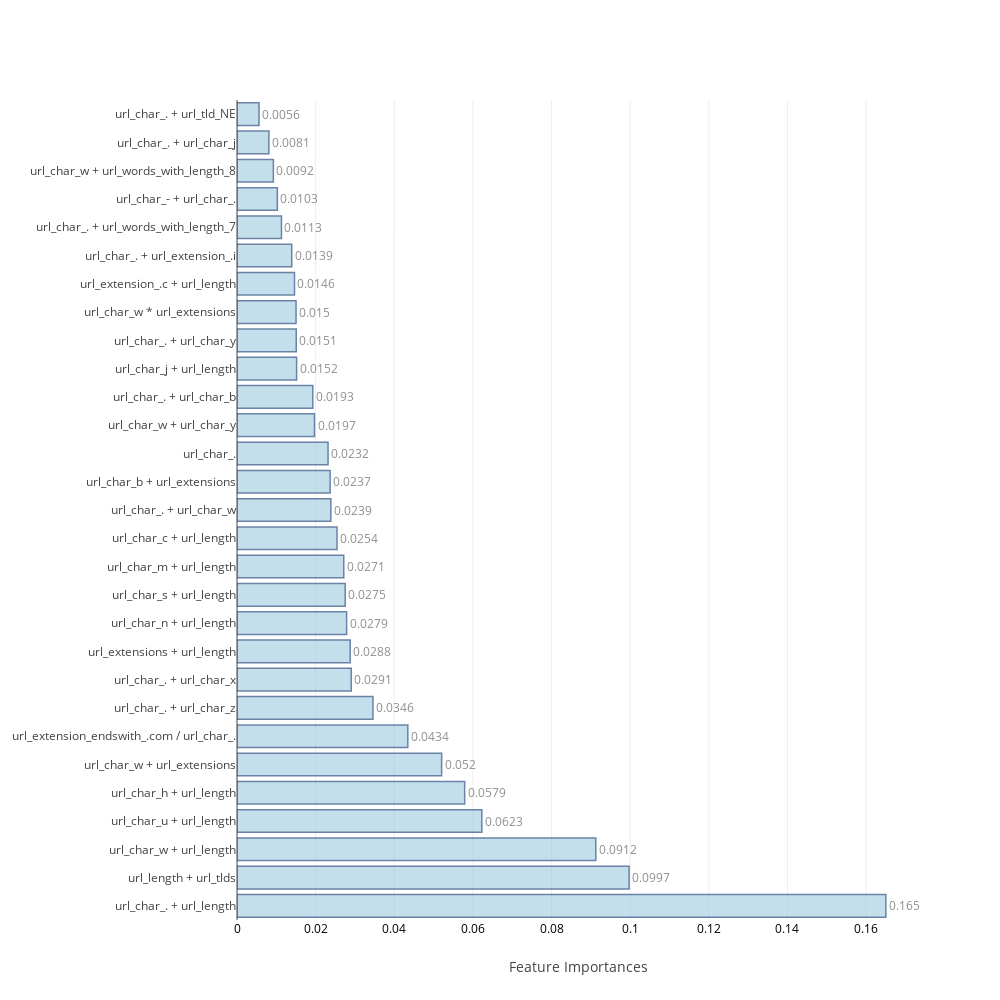

The code cell stored with this chart in its notebook:
### Code cell
feat_imp=[None]*4
j=0
for i in range(0,8):
    if i>=2 and i<=5:
        model,cm_train,cm_test,acc_train,acc_test,roc_auc,feat_imp[j]=f[i](X_train,Y_train,X_test,Y_test,feature_name)
        j=j+1
    else:
        model,cm_train,cm_test,acc_train,acc_test,roc_auc=f[i](X_train,Y_train,X_test,Y_test)
    table_80_60_train.loc[i]=   ([acc_train,cm_train.TP,cm_train.TN,cm_train.FP,cm_train.FN,cm_train.FPR,cm_train.FNR])
    table_80_60_test.loc[i] =   ([acc_test ,cm_test.TP, cm_test.TN, cm_test.FP, cm_test.FN, cm_test.FPR, cm_test.FNR,roc_auc])
    print("\n")

### Figure 1 — Plotly figure (JSON) as saved in the notebook; plotly's stock layout.template omitted (floating-point values rounded to 4 significant figures)
{"data": [{"marker": {"color": "rgb(158,202,225)", "line": {"color": "rgb(8,48,107)", "width": 1.5}}, "opacity": 0.6, "orientation": "h", "text": [0.165, 0.0997, 0.0912, 0.0623, 0.0579, 0.052, 0.0434, 0.0346, 0.0291, 0.0288, 0.0279, 0.0275, 0.0271, 0.0254, 0.0239, 0.0237, 0.0232, 0.0197, 0.0193, 0.0152, 0.0151, 0.015, 0.0146, 0.0139, 0.0113, 0.0103, 0.0092, 0.0081, 0.0056], "textposition": "outside", "type": "bar", "uid": "4f257f3e-33ab-4b29-8b26-9ec7432dcd41", "x": [0.165, 0.09972, 0.09124, 0.06227, 0.0579, 0.05204, 0.04344, 0.03458, 0.02905, 0.02879, 0.02787, 0.02752, 0.02715, 0.02544, 0.02387, 0.02368, 0.02315, 0.01971, 0.01927, 0.01516, 0.01507, 0.01502, 0.01462, 0.01392, 0.01131, 0.01025, 0.009249, 0.008108, 0.005599], "y": ["url_char_. + url_length", "url_length + url_tlds", "url_char_w + url_length", "url_char_u + url_length", "url_char_h + url_length", "url_char_w + url_extensions", "url_extension_endswith_.com / url_char_.", "url_char_. + url_char_z", "url_char_. + url_char_x", "url_extensions + url_length", "url_char_n + url_length", "url_char_s + url_length", "url_char_m + url_length", "url_char_c + url_length", "url_char_. + url_char_w", "url_char_b + url_extensions", "url_char_.", "url_char_w + url_char_y", "url_char_. + url_char_b", "url_char_j + url_length", "url_char_. + url_char_y", "url_char_w * url_extensions", "url_extension_.c + url_length", "url_char_. + url_extension_.i", "url_char_. + url_words_with_length_7", "url_char_- + url_char_.", "url_char_w + url_words_with_length_8", "url_char_. + url_char_j", "url_char_. + url_tld_NE"]}], "layout": {"autosize": false, "height": 1000, "width": 1000, "xaxis": {"tickfont": {"color": "black", "size": 12}, "title": "Feature Importances"}, "yaxis": {"automargin": true}}}
